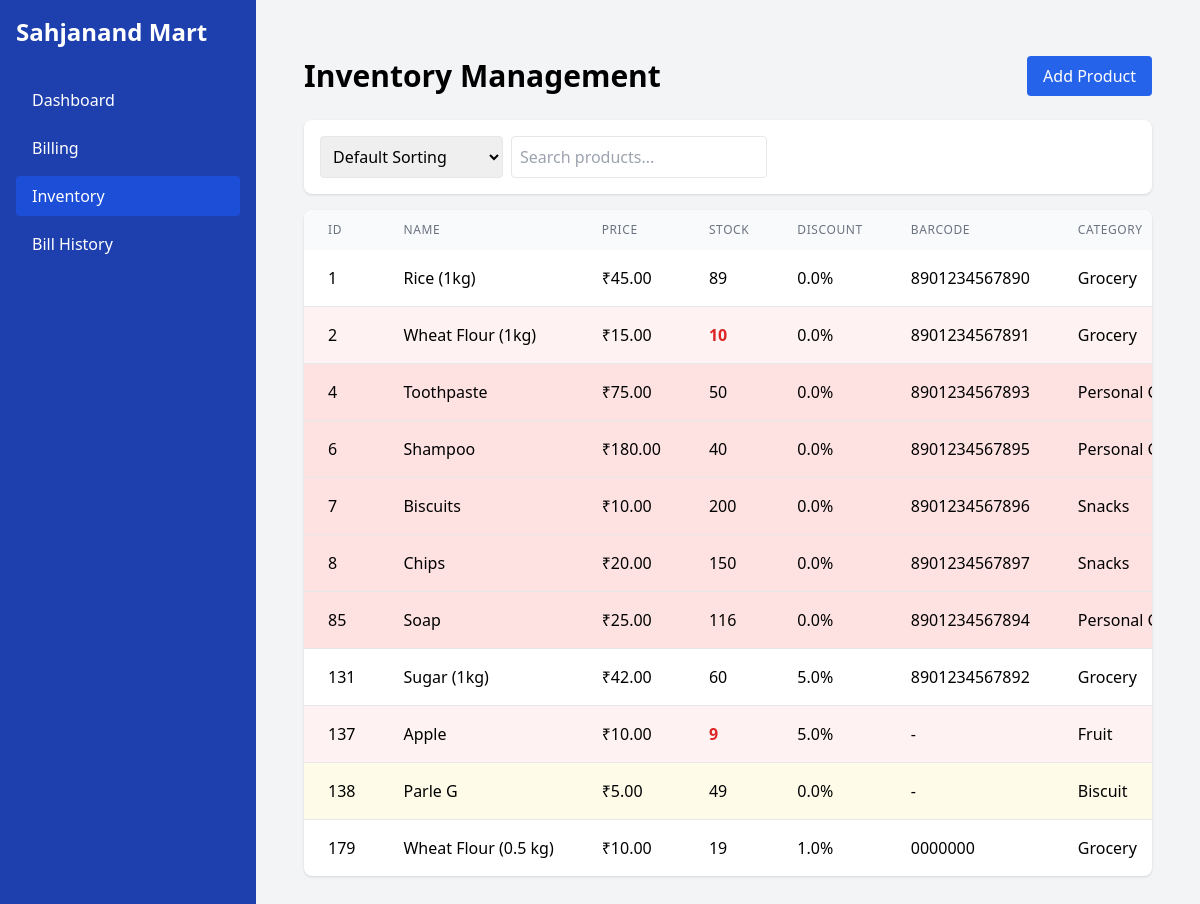
The page /inventory on the database as committed earlier.
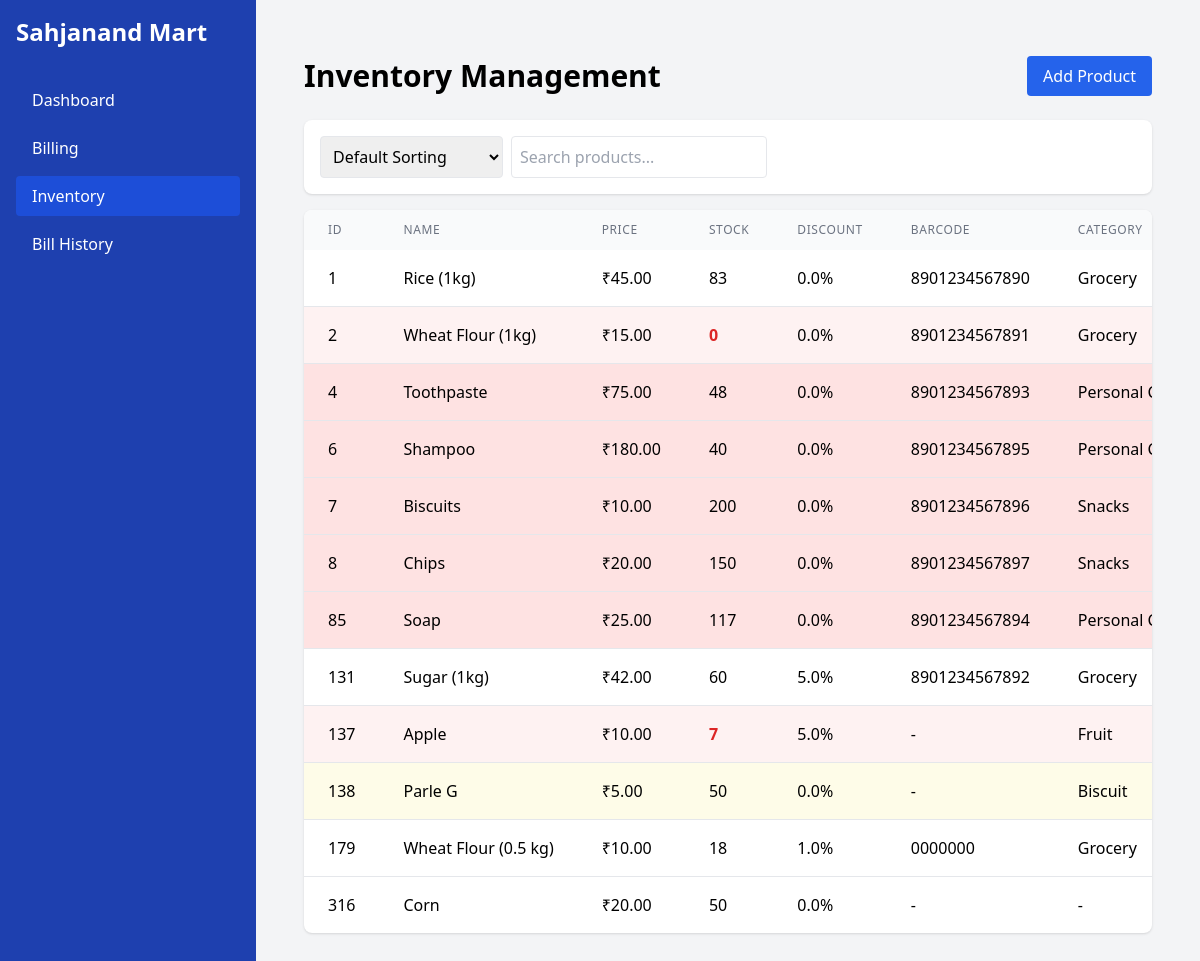
The same page on the database as committed later.
### tables this page shows
CREATE TABLE products (
    id INTEGER PRIMARY KEY AUTOINCREMENT,
    name TEXT NOT NULL,
    price REAL NOT NULL,
    stock INTEGER NOT NULL DEFAULT 0,
    barcode TEXT UNIQUE,
    category TEXT,
    expiry_date TEXT,
    created_at TIMESTAMP DEFAULT CURRENT_TIMESTAMP
, discount REAL DEFAULT 0);

### backend/app.py (the view)
@app.route('/inventory')
def inventory():
    db = get_db()
    products = db.execute('''
        SELECT *,
        CASE
            WHEN expiry_date IS NULL THEN 0
            WHEN expiry_date < date('now') THEN 1
            ELSE 0
        END as is_expired,
        CASE
            WHEN expiry_date IS NULL THEN 0
            WHEN expiry_date BETWEEN date('now') AND date('now', '+30 days') THEN 1
            ELSE 0
        END as is_expiring_soon
        FROM products
    ''').fetchall()
    product_list = []
    for product in products:
        product_dict = dict(product)
        if product_dict['expiry_date']:
            try:
                product_dict['expiry_date'] = datetime.strptime(product_dict['expiry_date'], '%Y-%m-%d').date()
            except (ValueError, TypeError):
                product_dict['expiry_date'] = None
        product_list.append(product_dict)
    return render_template('inventory.html', products=product_list)

### backend/app.py (called while the page is built)
@app.teardown_appcontext
def teardown_db(exception):
    close_db()

### backend/db.py (called while the page is built)
def get_db():
    if 'db' not in g:
        g.db = sqlite3.connect(current_app.config['DATABASE'])
        g.db.row_factory = sqlite3.Row
    return g.db

### templates/inventory.html (shortened to what this page needs)
{% extends "base.html" %}
{% block content %}
<div class="container mx-auto px-4 py-6">
    <div class="flex justify-between items-center mb-6">
        <h1 class="text-3xl font-bold">Inventory Management</h1>
        <button id="addProductBtn" class="bg-blue-600 text-white py-2 px-4 rounded hover:bg-blue-700">
            Add Product
        </button>
    </div>
    <div class="flex justify-between items-center mb-4 bg-white p-4 rounded-lg shadow">
        <div class="flex space-x-2">
            <select id="sortBy" class="border rounded p-2">
                <option value="default">Default Sorting</option>
            </select>
            <input type="text" id="searchInput" placeholder="Search products..." class="border rounded p-2 w-64">
        </div>
    </div>
    <div class="bg-white rounded-lg shadow overflow-hidden">
        <div class="overflow-x-auto">
            <table class="w-full">
                <thead class="bg-gray-50">
                    <tr>
                        <th class="px-6 py-3 text-left text-xs font-medium text-gray-500 uppercase tracking-wider">ID</th>
                        <th class="px-6 py-3 text-left text-xs font-medium text-gray-500 uppercase tracking-wider">Name</th>
                        <th class="px-6 py-3 text-left text-xs font-medium text-gray-500 uppercase tracking-wider">Price</th>
                        <th class="px-6 py-3 text-left text-xs font-medium text-gray-500 uppercase tracking-wider">Stock</th>
                        <th class="px-6 py-3 text-left text-xs font-medium text-gray-500 uppercase tracking-wider">Discount</th>
                        <th class="px-6 py-3 text-left text-xs font-medium text-gray-500 uppercase tracking-wider">Barcode</th>
                        <th class="px-6 py-3 text-left text-xs font-medium text-gray-500 uppercase tracking-wider">Category</th>
                    </tr>
                </thead>
                <tbody class="divide-y divide-gray-200" id="productTableBody">
                    {% for product in products %}
                    <tr class="{% if product.stock <= 10 %}bg-red-50{% elif product.is_expired %}bg-red-100{% elif product.is_expiring_soon %}bg-yellow-50{% endif %}">
                        <td class="px-6 py-4 whitespace-nowrap">{{ product.id }}</td>
                        <td class="px-6 py-4 whitespace-nowrap">{{ product.name }}</td>
                        <td class="px-6 py-4 whitespace-nowrap">₹{{ "%.2f"|format(product.price) }}</td>
                        <td class="px-6 py-4 whitespace-nowrap">
                            <span class="{% if product.stock <= 10 %}text-red-600 font-bold{% endif %}">
                                {{ product.stock }}
                            </span>
                        </td>
                        <td class="px-6 py-4 whitespace-nowrap">{{ product.discount }}%</td>
                        <td class="px-6 py-4 whitespace-nowrap">{{ product.barcode or '-' }}</td>
                        <td class="px-6 py-4 whitespace-nowrap">{{ product.category or '-' }}</td>
                    </tr>
                    {% endfor %}
                </tbody>
            </table>
        </div>
    </div>
</div>
{% endblock %}

### templates/base.html (shortened to what this page needs)
<!DOCTYPE html>
<html lang="en">
<head>
    <script src="https://cdn.tailwindcss.com"></script>
    <link href="{{ url_for('static', filename='css/styles.css') }}" rel="stylesheet">
</head>
<body class="bg-gray-100">
    <div class="flex h-full">
        <div class="w-64 bg-blue-800 text-white p-4 sidebar">
            <div class="text-2xl font-bold mb-8">Sahjanand Mart</div>
            <nav>
                <ul class="space-y-2">
                    <li><a href="{{ url_for('dashboard') }}" class="block py-2 px-4 {% if request.path == '/' %}bg-blue-700{% else %}hover:bg-blue-700{% endif %} rounded">Dashboard</a></li>
                    <li><a href="{{ url_for('billing') }}" class="block py-2 px-4 {% if request.path == '/billing' %}bg-blue-700{% else %}hover:bg-blue-700{% endif %} rounded">Billing</a></li>
                    <li><a href="{{ url_for('inventory') }}" class="block py-2 px-4 {% if request.path == '/inventory' %}bg-blue-700{% else %}hover:bg-blue-700{% endif %} rounded">Inventory</a></li>
                    <li><a href="{{ url_for('bill_history') }}" class="block py-2 px-4 {% if request.path == '/bill-history' %}bg-blue-700{% else %}hover:bg-blue-700{% endif %} rounded">Bill History</a></li>
                </ul>
            </nav>
        </div>
        <div class="flex-1 p-8 overflow-auto">
            {% block content %}{% endblock %}
        </div>
    </div>
</body>
</html>

### templates/base.html (style rules this page uses)
html, body { height: 100%; margin: 0; }
.sidebar { min-height: 100vh; height: 100%; }

Rows that differ between the two databases and show on the page:
changed products "Rice (1kg)": stock "89" → "83"
changed products "Wheat Flour (1kg)": stock "10" → "0"
changed products "Toothpaste": stock "50" → "48"
changed products "Soap": stock "116" → "117"
changed products "Apple": stock "9" → "7"
changed products "Parle G": stock "49" → "50"
changed products "Wheat Flour (0.5 kg)": stock "19" → "18"
added products: id "316", name "Corn", price "20.00", stock "50", discount "0.0", barcode "-", category "-"
